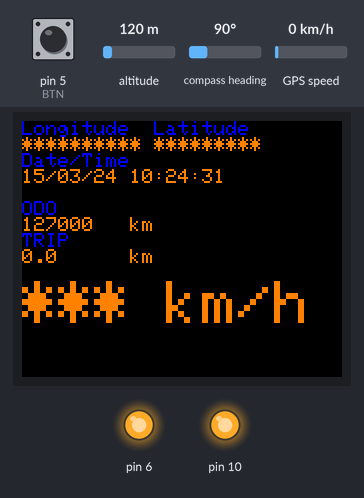
Simulated run of this sketch. Board: Arduino Uno, built with avr-gcc and run on an emulated ATmega328P. Shown: 160×128 colour display, output pins drawn as LEDs (lit = HIGH). Inputs (shaded band) come from the test bench; at power-on: pin 5 (BTN) LOW, GPS speed 0 km/h, altitude 120 m, compass heading 90°. The GPS gets a fix after 3 s at 37.7749, -122.4194 with 8 satellites.

Above: at 1.6 s.
1.7 s: pin 5 (BTN) pulled HIGH for 0.15 s
At 1.96 s:
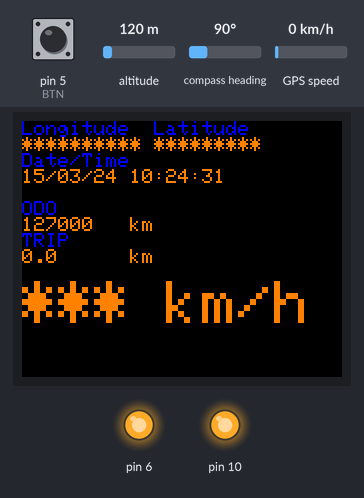
2.4 s: GPS speed set to 2 km/h
At 3.8 s:
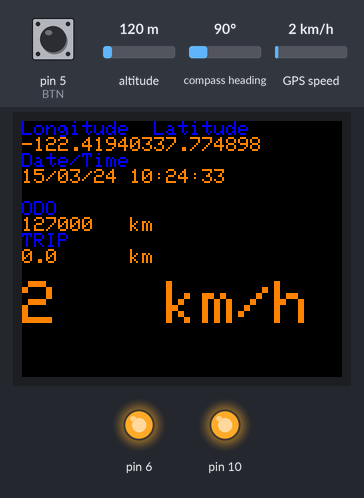
5.5 s: GPS speed set to 30 km/h
At 6.5 s:
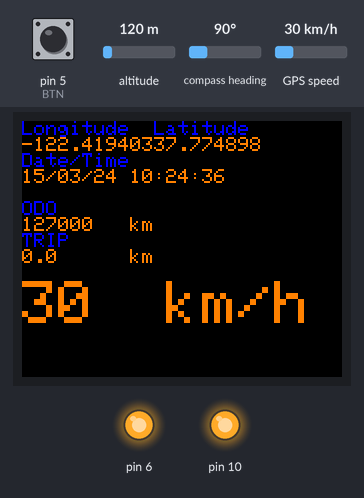
8.5 s: GPS speed set to 60 km/h
At 9.8 s:
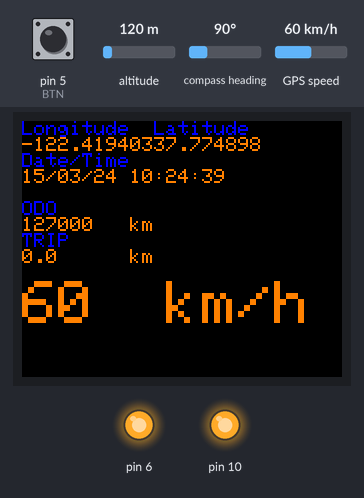
11.5 s: pin 5 (BTN) pulled HIGH for 1 s
At 13.8 s:
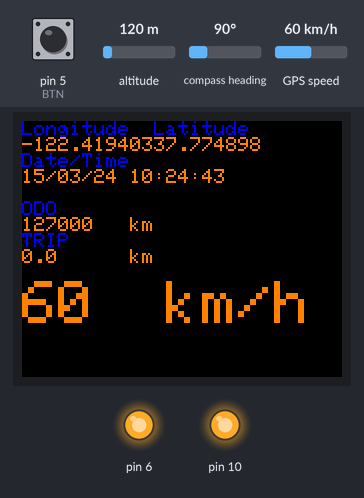
Timing chart, 0 to 15.0 s (numbered marks = the images above; inputs shaded):
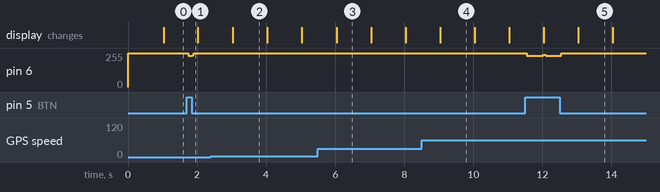

Measured:
- after the input at 1.7 s, pin 6: 255/255 → 234/255 at once, → 255/255 0.12 s later
- after the input at 11.5 s, pin 6: 255/255 → 234/255 at once, → 243/255 0.48 s later, → 235/255 0.08 s later, → 255/255 0.44 s later
- what the display in image 4 shows lasts 1.0 s, from 9.0 s to 10.0 s

The sketch:

Arduino-GPSOdometer.ino
```cpp
#include <MyFRAM_SPI.h>
#include <NeoSWSerial.h>
#include <NMEAGPS.h>
#include <Adafruit_ST7735.h>
#include <Adafruit_GFX.h>

#define GPSBaud               38400

#define BLACK                 0x0000
#define BLUE                  0x001F
#define RED                   0xF800
#define GREEN                 0x07E0
#define CYAN                  0x07FF
#define MAGENTA               0xF81F
#define YELLOW                0xFFE0
#define WHITE                 0xFFFF
#define GREY                  0xC618

#define GPS_RX                2
#define GPS_TX                3
#define GPS_MIN_SPEED_kph     5
#define TFT_RST               7
#define TFT_CS                9
#define TFT_DC                8
#define FRAM_CS               6
#define BTN                   5
#define BTN_PRESS_TIME_ms     5000

#define FRAM_ID_ODO           1
#define FRAM_ID_TRIP          2

#define MINUTES(minutes)      60*minutes
#define TRIP_SAVE_TIME_m      1

NeoSWSerial serial(GPS_RX, GPS_TX); // RX, TX
MyFRAM_SPI fram;
Adafruit_ST7735               tft = Adafruit_ST7735(TFT_CS, TFT_DC, TFT_RST);

NMEAGPS gps;
gps_fix fix;
uint32_t                      odo_m = 127000000;
uint32_t                      odo_old_m = odo_m;
uint32_t                      trip_m = 0;
uint32_t                      trip_old_m = trip_m;
NeoGPS::Location_t            last_loc;
bool                          last_loc_okay = false;

static const int32_t          zone_hours = +2L;
static const int32_t          zone_minutes = 0L;
static const NeoGPS::clock_t  zone_offset =
  zone_hours   * NeoGPS::SECONDS_PER_HOUR +
  zone_minutes * NeoGPS::SECONDS_PER_MINUTE;

unsigned long                 btn_press_duration_ms = 0;

unsigned long                 count_s;
unsigned long                 millis_old;
bool                          time_to_save_trip = false;

void setup()
{
  serial.begin(GPSBaud);
  Serial.begin(GPSBaud);

  fram.begin(FRAM_CS);
  fram.setWriteEnableBit(1);

  pinMode(BTN, INPUT);

  tft.initR(INITR_BLACKTAB);
  tft.setRotation(1);
  tft.fillScreen(BLACK);
  tft.setCursor(0,0);
  tft.setTextWrap(true);
  tft.setTextColor(BLUE, BLACK);
  tft.setTextSize(1);

  initFram();
}

void loop()
{
  if (gps.available(serial))
  {
    fix = gps.read();
    if (
      fix.valid.location &&
      fix.valid.speed &&
      (fix.speed_kph() > GPS_MIN_SPEED_kph)
    )
    {
      if (last_loc_okay)
      {
        float distance_m = fix.location.DistanceKm(last_loc)*1000;
        trip_m += distance_m;
        odo_m += distance_m;
      }
      last_loc = fix.location;
      last_loc_okay = true;
    }
    printDisplay();
  }

  handleTripReset();
  handleStaticTripSaveTime();
  handleSave();
}

void printDisplay()
{
  tft.setCursor(0,0);
  tft.setTextColor(BLUE, BLACK);
  tft.println("Longitude  Latitude");
  tft.setTextColor(convertRGB(255,128,0), BLACK);
  printFloat(fix.longitude(), fix.valid.location, 11, 6);
  printFloat(fix.latitude(), fix.valid.location, 10, 6);
  tft.println("");

  tft.setTextColor(BLUE, BLACK);
  tft.println("Date/Time");
  tft.setTextColor(convertRGB(255,128,0), BLACK);
  bool date_time_valid = fix.valid.date || fix.valid.time;
  printDateTime(fix.dateTime, date_time_valid);
  tft.println("");
  tft.println("");

  tft.setTextColor(BLUE, BLACK);
  tft.println("ODO");
  tft.setTextColor(convertRGB(255,128,0), BLACK);
  printInt((odo_m/1000), true, 9);
  tft.println("km");

  tft.setTextColor(BLUE, BLACK);
  tft.println("TRIP");
  tft.setTextColor(convertRGB(255,128,0), BLACK);
  printFloat((trip_m/1000.0), true, 9, 1);
  tft.println("km");
  tft.println("");

  tft.setTextSize(3);
  tft.setTextColor(convertRGB(255,128,0), BLACK);
  printInt(fix.speed_kph(), fix.valid.speed, 4);
  tft.println("km/h");
  tft.setTextSize(1);
}

static void printFloat(float val, bool valid, int len, int prec)
{
  if (!valid)
  {
    while (len-- > 1)
    {
      tft.print('*');
    }
    tft.print(' ');
  }
  else
  {
    tft.print(val, prec);
    int vi = abs((int)val);
    int flen = prec + (val < 0.0 ? 2 : 1); // . and -
    flen += vi >= 1000 ? 4 : vi >= 100 ? 3 : vi >= 10 ? 2 : 1;
    for (int i=flen; i<len; ++i)
    {
      tft.print(' ');
    }
  }
}

static void printInt(unsigned long val, bool valid, int len)
{
  char sz[32] = "*****************";
  if (valid)
  {
    sprintf(sz, "%ld", val);
  }
  sz[len] = 0;
  for (int i=strlen(sz); i<len; ++i)
  {
    sz[i] = ' ';
  }
  if (len > 0)
  {
    sz[len-1] = ' ';
  }
  tft.print(sz);
}

static void printDateTime(NeoGPS::time_t dt, bool valid)
{
  if(valid)
  {
    adjustTime(dt);
  }
  if (!valid)
  {
    tft.print(F("******** "));
  }
  else
  {
    char sz[32];
    sprintf(sz, "%02d/%02d/%02d ", dt.date, dt.month, dt.year);
    tft.print(sz);
  }

  if (!valid)
  {
    tft.print(F("******* "));
  }
  else
  {
    char sz[32];
    sprintf(sz, "%02d:%02d:%02d ", dt.hours, dt.minutes, dt.seconds);
    tft.print(sz);
  }
}

static void printStr(const char *str, int len)
{
  int slen = strlen(str);
  for (int i=0; i<len; ++i)
  {
    tft.print(i<slen ? str[i] : ' ');
  }
}

static void adjustTime(NeoGPS::time_t & dt)
{
  NeoGPS::clock_t seconds = dt;
  seconds += zone_offset;
  dt = seconds;
}

word convertRGB(byte R, byte G, byte B)
{
  return ( ((R & 0xF8) << 8) | ((G & 0xFC) << 3) | (B >> 3) );
}

void initFram()
{
  if (digitalRead(BTN) == HIGH)
  {
    fram.clearAll();
  }

  if (fram.readUINT32T(FRAM_ID_ODO) > odo_m)
  {
    odo_m = fram.readUINT32T(FRAM_ID_ODO);
    odo_old_m = odo_m;
  }
  if (fram.readUINT32T(FRAM_ID_TRIP) > trip_m)
  {
    trip_m = fram.readUINT32T(FRAM_ID_TRIP);
    trip_old_m = trip_m;
  }
}

void handleTripReset()
{
  if (digitalRead(BTN) == HIGH)
  {
    btn_press_duration_ms += millis();
    if (btn_press_duration_ms > BTN_PRESS_TIME_ms)
    {
      trip_m = 0;
      saveTrip();
    }
  }
  else
  {
    btn_press_duration_ms = 0;
  }
}

void handleStaticTripSaveTime()
{
  if (millis() - millis_old > 1000)
  {
      count_s++;
      millis_old = millis();
      if (count_s > MINUTES(5))
      {
        count_s = 0;
      }
  }

  if (
    (count_s >= MINUTES(TRIP_SAVE_TIME_m)) &&
    !time_to_save_trip &&
    ((trip_m - trip_old_m) >= 100)
  )
  {
    time_to_save_trip = true;
  }

}

void handleSave()
{
  if (
    time_to_save_trip ||
    ((trip_m - trip_old_m) >= 500)
  )
  {
    saveTrip();
  }

  if (odo_m - odo_old_m >= 1000)
  {
    saveOdo();
  }
}

void saveTrip()
{
  fram.writeUINT32T(FRAM_ID_TRIP, trip_m);
  time_to_save_trip = false;
  trip_old_m = trip_m;
  count_s = 0;
}

void saveOdo()
{
  fram.writeUINT32T(FRAM_ID_ODO, odo_m);
  odo_old_m = odo_m;
}
```
